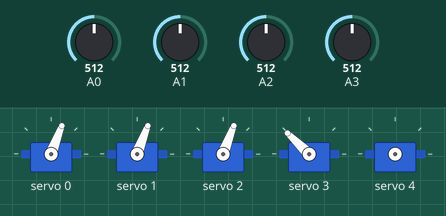
Recording of a sketch running on a simulated Arduino Uno, built with avr-gcc and run on an emulated ATmega328P. Shown: 5 × servo. Inputs (shaded band) come from the test bench; at power-on: A0 = 512, A1 = 512, A2 = 512, A3 = 512. What the sketch prints to the serial monitor is not drawn.

Above: at 0.6 s.
Timing chart, 0 to 2.9 s (numbered marks = the images above):
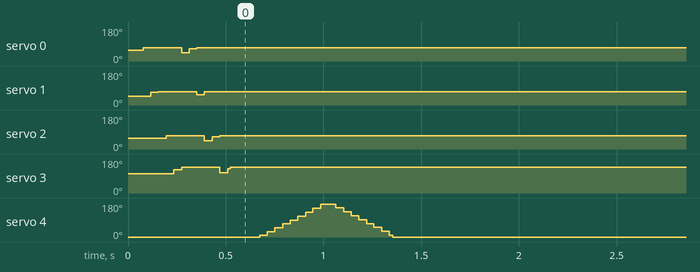

The sketch:

Simon.ino
```cpp
#include <Servo.h>
#include <Stepper.h>
#include <Wire.h>
#include <Adafruit_PWMServoDriver.h>
#include <QueueArray.h>
#include <Average.h>
#include <Servo.h>
#include <Adafruit_MotorShield.h>

//We might have to address this shield. If so, find out which address
//was given to this shield and input it inside the (). e.x: Adafruit_PWMServoDriver(ADDRESS)
Adafruit_PWMServoDriver servoShield = Adafruit_PWMServoDriver();

int photocellPin = 0; // the cell and 10K pulldown are connected to a0
int photocellPin1 = 1;
int photocellPin2 = 2;
int photocellPin3 = 3;

int pinHolding[] = {
  photocellPin, photocellPin1, photocellPin2, photocellPin3
};

int cellThresholds[4];

QueueArray <int> colorSequence;
void Play(QueueArray <int> *colorSequence);

int photocellVals[4]; //state of each of the photocells
const int LIT_THRESHOLD = 100;

boolean gameStarted = false;
boolean start = false;

//PWM Frequency is set to example setting. Analog servo run at 60 Hz.
//Micro Servos operate at 60 Hz (Checked by Kurt)
const int PWMFreq = 60;

// our servo # counter
uint8_t servonum = 0;

//blue - 0 and 1, red - 2 and 3, green - 4 and 5, yellow - 6 and 7, center - 8 and 9
//center servo not mounted. Max/Min (maxMinValues 8 and 9) not set yet.
int maxMinValues[] = {230,310,230,310,230,310,370,480,100,600};

int oldCounter = 0;

void setup()
{
  // We'll send debugging information via the Serial monitor
  Serial.begin(9600);
  servoShield.begin();
  servoShield.setPWMFreq(PWMFreq);

  //Puts all servos in the UP position
  initializeServo();

}

void loop() {

  if (!gameStarted)
  {
    startGame();
    gameStarted = true;
  }
  /*
  read the pins to get their current light values
   reads from each photocell. Numbering convention:
   blue - 0
   red - 1
   green - 2
   yellow - 3
   center - 4
   */

   /* //Test Code\\
   int test[] = {3,0,2,1};
   for (int i = 0; i < 4; i++)
   {
    colorSequence.push(test[i]);
    start = true;
   }

  if ((colorSequence.count()) && start)
  {
    oldCounter = colorSequence.count();
    Play(&colorSequence);
    start = false;
  }
  */

  for (int i = 0; i < 4; i++)
  {
    int reading = analogRead(pinHolding[i]);
    if (reading - cellThresholds[i] > LIT_THRESHOLD /*some value*/)
    {
      colorSequence.push(i);
      start = true;
      while (reading - cellThresholds[i] > LIT_THRESHOLD )
      {
        reading = analogRead(pinHolding[i]);
      }
    }
  }

  if ((colorSequence.count() == (oldCounter+1)) && start)
  {
    oldCounter = colorSequence.count();
    Play(&colorSequence);
    start = false;
  }

}


void Play(QueueArray <int> *colorSequence)
{

  //Serial.print("Color sequence length:");
  Serial.println(colorSequence->count());
  while (!colorSequence->isEmpty())
  {
    actuateServo(colorSequence->pop());
  }

}

void actuateServo(int servoNum)
{
   /*
    Current simon says interrector : Version 1 (2 by 4 and hammer version)
    All 4 Micro servos have been tested. Center servo is not mounted and still
    missing Max/Min (Kurt, March 29)

   use this function to actuate the servo.
   servo numbering scheme:
   blue - 0
   red - 1
   green - 2
   yellow - 3
   center - 4
   */

  //Fetches servos min and max from maxMinValues array.
  int SERVOMIN = maxMinValues[servoNum*2];
  int SERVOMAX = maxMinValues[(servoNum*2) + 1];

  Serial.print("Servo num:");
  Serial.println(servoNum);

  //Bring push rod back up to starting posistion.
  for (uint16_t pulselen = SERVOMIN; pulselen < SERVOMAX; pulselen++)
  {
    servoShield.setPWM(servoNum, 0, pulselen);
  }

  //Push pushrod downwards.
  for (uint16_t pulselen = SERVOMAX; pulselen > SERVOMIN; pulselen--)
  {
    servoShield.setPWM(servoNum, 0, pulselen);
  }
}

void startGame()
{
  //Puts all servos in the UP position
  initializeServo();

  //we need to read all the sensors about 100 times. Get mode. This will calibrate each sensor for its own lighting conditions
  for (int i = 0; i < 4; i++)
  {
    Average<int> ave(100);
    for (int j = 0; j < 100; j++)
    {

      ave.push(analogRead(pinHolding[i]));
    }
    cellThresholds[i] = ave.mode();
  }
  actuateServo(4);
}


//Initializes servo to up position
//Need to add a 5th servo for center servo which has not been installed yet (kurt)
void initializeServo()
{
  int number_of_servos = 4;

  for(int z = 0; z < number_of_servos; z++)
  {
    int minVals = maxMinValues[z*2];
    int maxVals = maxMinValues[(z*2) + 1];
    for (uint16_t pulselen = minVals; pulselen < maxVals; pulselen++)
  {
    servoShield.setPWM(z, 0, pulselen);
  }
  }
}
```

Measured:
- by itself, servo 0: 58° → 69° at 0.08 s
- by itself, servo 1: 47° → 69° at 0.12 s
- by itself, servo 2: 57° → 69° at 0.19 s
- by itself, servo 3: 101° → 136° at 0.23 s
- by itself, servo 4: rises from 0° to 174° in 0.35 s, then falls to 0° in 0.33 s
